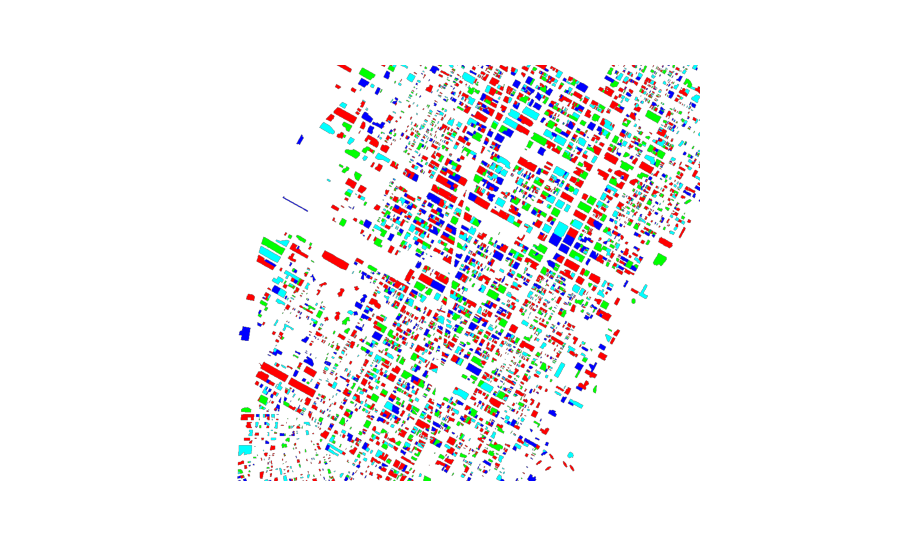

Here is the Python script that generated this plot:
import pandas as pd
import numpy as np
import arctern
import random
import matplotlib.pyplot as plt
import io
import base64
# Read from test_data.csv
# Download link: https://raw.githubusercontent.com/arctern-io/arctern-resources/benchmarks/benchmarks/dataset/layer_rendering_test_data/test_data.csv
# Uncomment the lines below to download the test data
# import os
# os.system('wget "https://raw.githubusercontent.com/arctern-io/arctern-resources/benchmarks/benchmarks/dataset/layer_rendering_test_data/test_data.csv"')
df = pd.read_csv(filepath_or_buffer="test_data.csv", dtype={'longitude':np.float64, 'latitude':np.float64, 'color_weights':np.float64, 'size_weights':np.float64, 'region_boundaries':np.object}) # doctest: +SKIP
input = df[pd.notna(df['region_boundaries'])].groupby(['region_boundaries']).mean().reset_index() # doctest: +SKIP
polygon = arctern.GeoSeries(input['region_boundaries']) # doctest: +SKIP
# >>>
value_data = [] # doctest: +SKIP
for i in range(len(polygon)): # doctest: +SKIP
  value_data.append(random.randint(0, 6)) # doctest: +SKIP
# >>>
values = pd.Series(value_data) # doctest: +SKIP
# >>>
# Plot choroplethmap layer
bbox = [-74.01124953254566,40.73413446570038,-73.96238859103838,40.766161712662296] # doctest: +SKIP
unique_value_infos = {1: "#FF0000", 2: "#00FF00", 3: "#0000FF", 4: "#00FFFF", 5: "#FF0000"} # doctest: +SKIP
map_layer = arctern.plot.unique_value_choroplethmap_layer(1024, 896, polygon, values, bounding_box=bbox, unique_value_infos=unique_value_infos, opacity=1.0, coordinate_system='EPSG:4326') # doctest: +SKIP
fig, ax = plt.subplots(figsize=(10, 6), dpi=200) # doctest: +SKIP
f = io.BytesIO(base64.b64decode(map_layer)) # doctest: +SKIP
img = plt.imread(f) # doctest: +SKIP
ax.imshow(img) # doctest: +SKIP
ax.axis('off') # doctest: +SKIP
plt.show() # doctest: +SKIP
